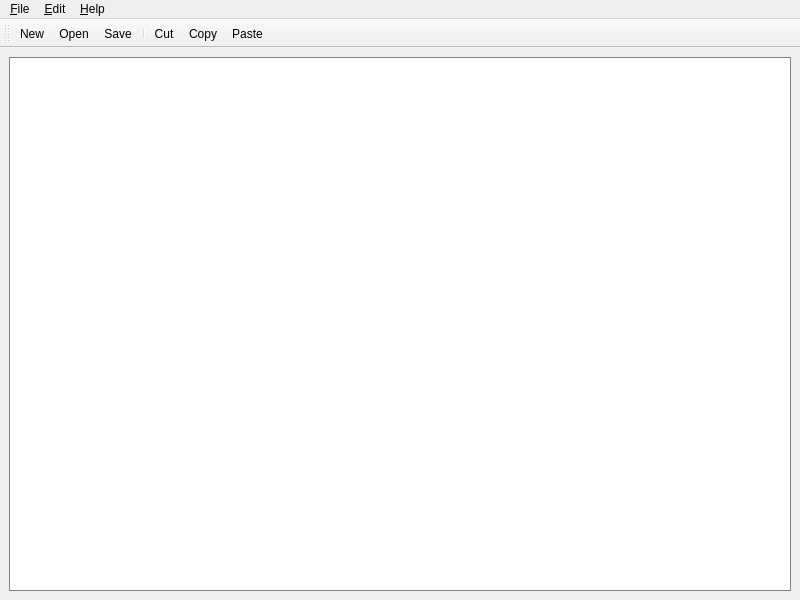
<?xml version="1.0" encoding="UTF-8"?>
<ui version="4.0">
 <class>TextEditor</class>
 <widget class="QMainWindow" name="TextEditor">
  <property name="geometry">
   <rect>
    <x>0</x>
    <y>0</y>
    <width>800</width>
    <height>600</height>
   </rect>
  </property>
  <property name="windowTitle">
   <string>Simple Text Editor</string>
  </property>
  <widget class="QWidget" name="centralwidget">
   <layout class="QVBoxLayout" name="verticalLayout">
    <item>
     <widget class="QWidget" name="textArea" native="true">
      <property name="sizePolicy">
       <sizepolicy hsizetype="Expanding" vsizetype="Expanding">
        <horstretch>0</horstretch>
        <verstretch>0</verstretch>
       </sizepolicy>
      </property>
      <property name="styleSheet">
       <string notr="true">background-color: white;
border: 1px solid gray;</string>
      </property>
     </widget>
    </item>
   </layout>
  </widget>
  <widget class="QMenuBar" name="menubar">
   <property name="geometry">
    <rect>
     <x>0</x>
     <y>0</y>
     <width>800</width>
     <height>22</height>
    </rect>
   </property>
   <widget class="QMenu" name="menuFile">
    <property name="title">
     <string>&amp;File</string>
    </property>
    <addaction name="actionNew"/>
    <addaction name="actionOpen"/>
    <addaction name="actionSave"/>
    <addaction name="separator"/>
    <addaction name="actionExit"/>
   </widget>
   <widget class="QMenu" name="menuEdit">
    <property name="title">
     <string>&amp;Edit</string>
    </property>
    <addaction name="actionCut"/>
    <addaction name="actionCopy"/>
    <addaction name="actionPaste"/>
   </widget>
   <widget class="QMenu" name="menuHelp">
    <property name="title">
     <string>&amp;Help</string>
    </property>
    <addaction name="actionAbout"/>
   </widget>
   <addaction name="menuFile"/>
   <addaction name="menuEdit"/>
   <addaction name="menuHelp"/>
  </widget>
  <widget class="QToolBar" name="toolBar">
   <property name="windowTitle">
    <string>Tool Bar</string>
   </property>
   <addaction name="actionNew"/>
   <addaction name="actionOpen"/>
   <addaction name="actionSave"/>
   <addaction name="separator"/>
   <addaction name="actionCut"/>
   <addaction name="actionCopy"/>
   <addaction name="actionPaste"/>
  </widget>
  <action name="actionNew">
   <property name="text">
    <string>&amp;New</string>
   </property>
  </action>
  <action name="actionOpen">
   <property name="text">
    <string>&amp;Open...</string>
   </property>
  </action>
  <action name="actionSave">
   <property name="text">
    <string>&amp;Save</string>
   </property>
  </action>
  <action name="actionExit">
   <property name="text">
    <string>E&amp;xit</string>
   </property>
  </action>
  <action name="actionCut">
   <property name="text">
    <string>Cu&amp;t</string>
   </property>
  </action>
  <action name="actionCopy">
   <property name="text">
    <string>&amp;Copy</string>
   </property>
  </action>
  <action name="actionPaste">
   <property name="text">
    <string>&amp;Paste</string>
   </property>
  </action>
  <action name="actionAbout">
   <property name="text">
    <string>&amp;About</string>
   </property>
  </action>
 </widget>
 <resources/>
 <connections/>
</ui>
